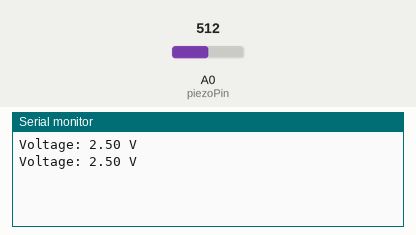
This sketch was run on a simulated Arduino Uno, built with avr-gcc and run on an emulated ATmega328P. On the bench: the last lines printed to the serial monitor. The test bench sets the inputs (shaded band); at power-on: A0 (piezoPin) = 512.

Above: at 1.8 s.
1.9 s: A0 (piezoPin) set to 716
At 2.5 s:
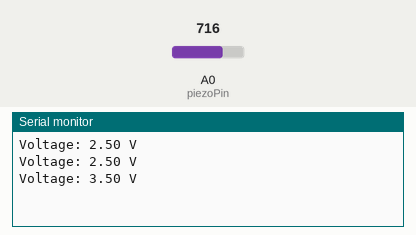
3.4 s: A0 (piezoPin) set to 900
At 4.8 s:
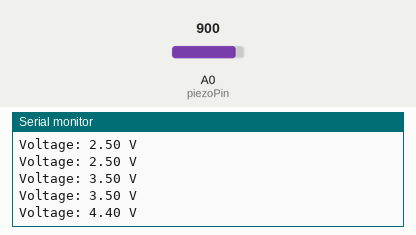
Timing chart, 0 to 6.4 s (numbered marks = the images above; inputs shaded):
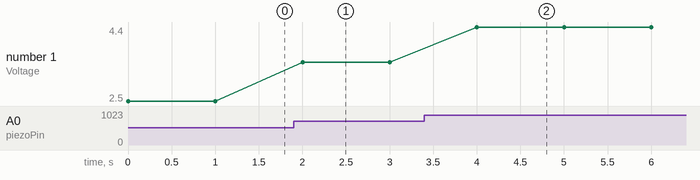

The sketch:

Arduino_code_to_display_output_voltage_copy_20230416105348.ino
```cpp
const int piezoPin = A0; // Analog input pin for the piezoelectric sensor

void setup() {
  Serial.begin(9600); // Initialize serial communication at 9600 bits per second
}

void loop() {
  int sensorValue = analogRead(piezoPin); // Read the voltage from the piezoelectric sensor
  float voltage = sensorValue * (5.0 / 1023.0); // Convert the sensor value to voltage (assuming a 5V reference voltage)

  Serial.print("Voltage: ");
  Serial.print(voltage, 2); // Print the voltage with 2 decimal places
  Serial.println(" V");

  delay(1000); // Wait for 1 second before taking the next reading
}
```

Measured:
- after the input at 1.9 s, the serial monitor: prints a new line after 0.10 s (image 1)
- after the input at 3.4 s, the serial monitor: prints a new line after 0.60 s (image 2)
- plotted number 1: 2.5 → 3.5 after the input at 1.9 s, 3.5 → 4.4 after the input at 3.4 s
